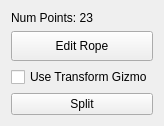
<?xml version="1.0" encoding="UTF-8"?>
<ui version="4.0">
 <class>RopePanel</class>
 <widget class="QWidget" name="RopePanel">
  <property name="geometry">
   <rect>
    <x>0</x>
    <y>0</y>
    <width>144</width>
    <height>119</height>
   </rect>
  </property>
  <layout class="QVBoxLayout" name="verticalLayout">
   <item>
    <widget class="QLabel" name="numberOfPointsLabel">
     <property name="text">
      <string>Num Points: 23</string>
     </property>
     <property name="alignment">
      <set>Qt::AlignLeading|Qt::AlignLeft|Qt::AlignTop</set>
     </property>
    </widget>
   </item>
   <item>
    <widget class="QEditorToolButton" name="editButton">
     <property name="minimumSize">
      <size>
       <width>0</width>
       <height>30</height>
      </size>
     </property>
     <property name="text">
      <string>Edit Rope</string>
     </property>
    </widget>
   </item>
   <item>
    <widget class="QCheckBox" name="useTransformGizmoCheck">
     <property name="text">
      <string>Use Transform Gizmo</string>
     </property>
    </widget>
   </item>
   <item>
    <widget class="QEditorToolButton" name="splitButton">
     <property name="text">
      <string>Split</string>
     </property>
    </widget>
   </item>
  </layout>
 </widget>
 <customwidgets>
  <customwidget>
   <class>QEditorToolButton</class>
   <extends>QPushButton</extends>
   <header>Controls/ToolButton.h</header>
  </customwidget>
 </customwidgets>
 <resources/>
 <connections/>
</ui>
